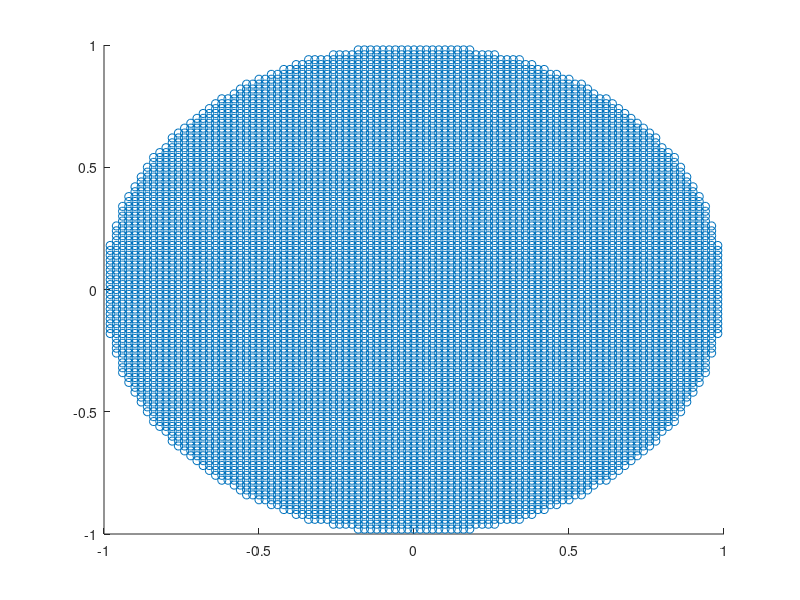

The MATLAB script that drew this image:
function make_grid()
%   Create a square grid of points mapping the interior of the domain
%   of the problem.  Each point contains 0 or 1.

%   First example: the unit circle.  Say that the grid is defined for all
%   points 0, +/-  0.1, +/- 0.2, ...

% total number of rows, columns
h = 0.02;
N = 101;

grid = zeros(N,N);
count_interior_points = 0;

for i = 1:N
    for j = 1:N
        x = -1. + h * (i-1);
        y = -1. + h * (j-1);
        if x^2 + y^2 < 1
           grid(i,j) = 1; 
           count_interior_points = count_interior_points + 1;
        end
    end
end

% Create plot of points
% disp(grid);
disp(count_interior_points);

% vector containing x-coordin
X = zeros(count_interior_points, 1);
Y = zeros(count_interior_points, 1);
current_point = 1;
for i = 1:N
    for j = 1:N
        if grid(i,j) == 1
           X(current_point) = -1. + h * (i-1);
           Y(current_point) = -1. + h * (j-1);
           current_point = current_point + 1;
        end
    end
end
disp(X);
disp(Y);
scatter(X,Y);

end

